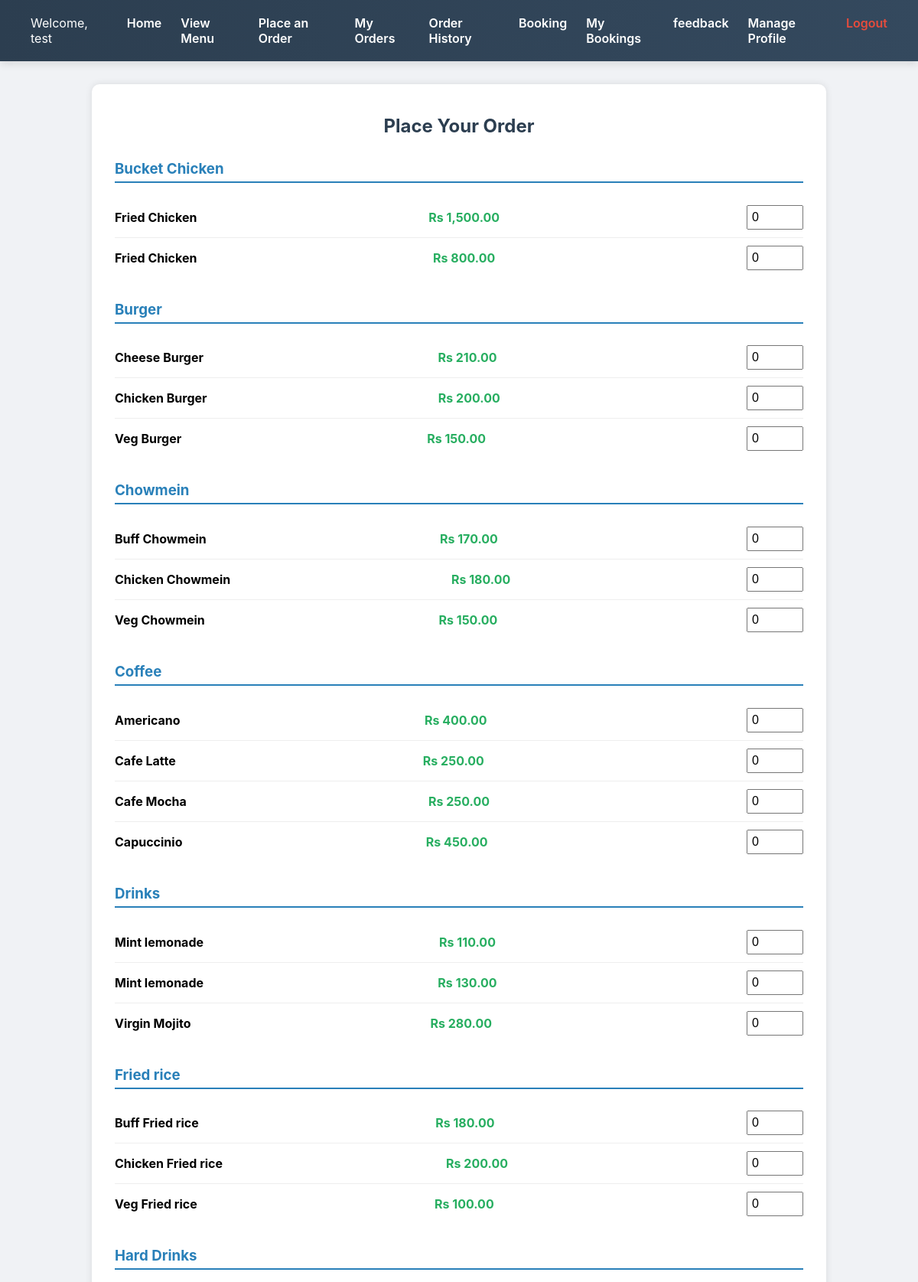
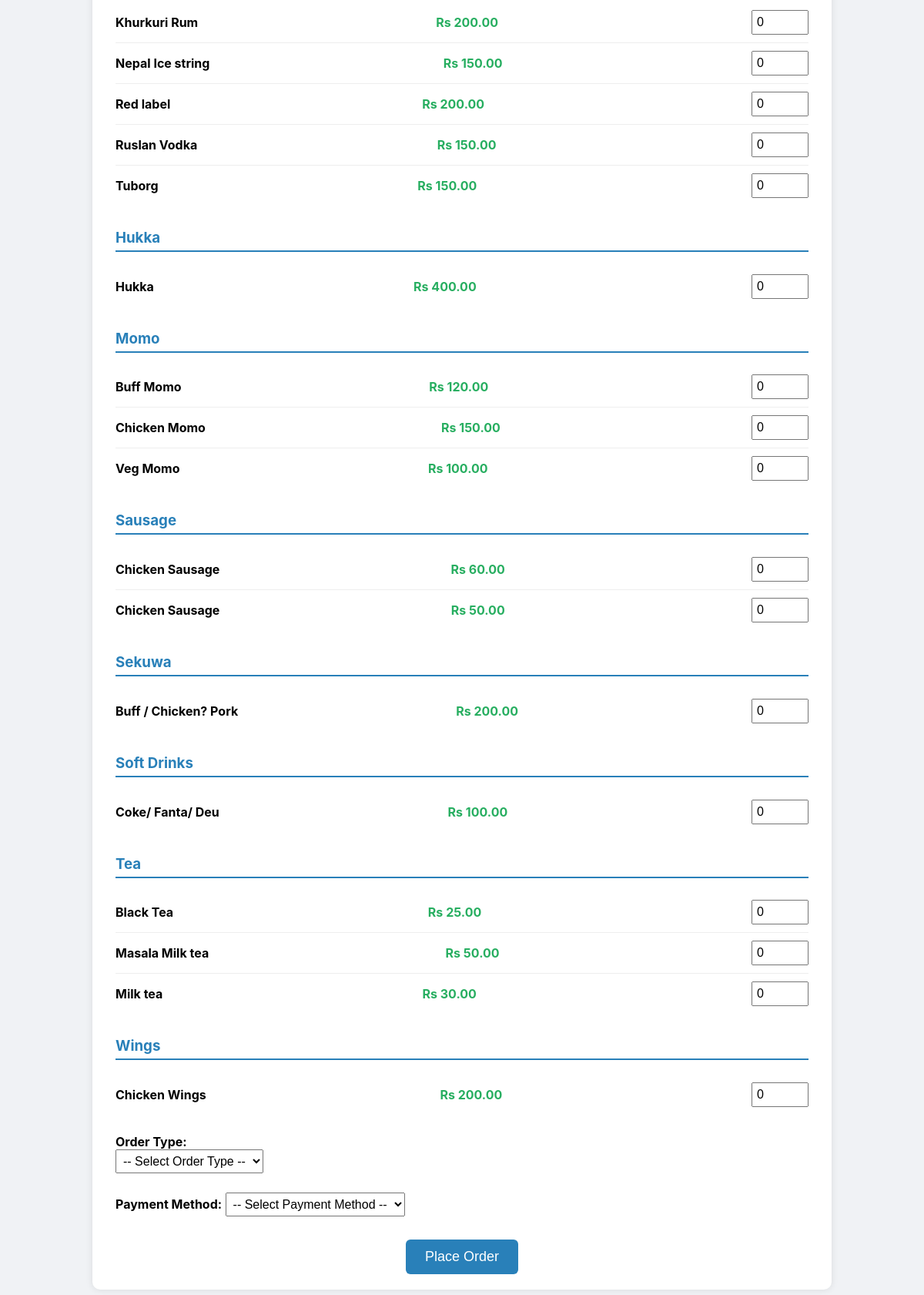
/order_menu.php (signed in), run on the app's committed database (2 pictures, top to bottom).
### tables this page shows
CREATE TABLE `menu` (
  `id` int(11) NOT NULL,
  `item_name` varchar(255) NOT NULL,
  `description` text DEFAULT NULL,
  `price` decimal(10,2) NOT NULL,
  `category` varchar(100) NOT NULL
);

### order_menu.php (the view, shortened to what this page needs)
<?php
include 'db_connect.php';
try {
    $stmt = $conn->prepare("SELECT id, item_name, price, category FROM menu ORDER BY category, item_name");
    $stmt->execute();
    $menuItems = $stmt->fetchAll(PDO::FETCH_ASSOC);
} catch (PDOException $e) {
    die("Database error: " . $e->getMessage());
}
$inputQuantities = $_POST['quantity'] ?? [];
?>
<!DOCTYPE html>
<html lang="en">
<head>
</head>
<body>
<div class="navbar">
    <div>Welcome, <?= htmlspecialchars($_SESSION['username']) ?></div>
    <div>
        <ul>
            <li><a href="user_dashboard.php">Home</a></li>
            <li><a href="menu.php">View Menu</a></li>
            <li><a href="order_menu.php">Place an Order</a></li>
            <li><a href="my_orders.php">My Orders</a></li>
            <li><a href="order_history.php">Order History</a></li>
            <li><a href="book_table.php">Booking</a></li>
            <li><a href="my_bookings.php">My Bookings</a></li>
                 <li><a href="feedback.php">feedback</a></li>
            <li><a href="profile.php">Manage Profile</a></li>
            <li><a class="logout" href="logout.php">Logout</a></li>
        </ul>
    </div>
</div>
<div class="container">
    <h2>Place Your Order</h2>
    <form method="POST" action="order_menu.php">
        <?php
        $currentCategory = '';
        foreach ($menuItems as $item) {
            if ($item['category'] !== $currentCategory) {
                if ($currentCategory !== '') {
                    echo "</div>";
                }
                $currentCategory = htmlspecialchars($item['category']);
                echo "<div class='menu-category'>";
                echo "<h3>$currentCategory</h3>";
            }
            ?>
            <div class="menu-item">
                <div class="item-name"><?= htmlspecialchars($item['item_name']) ?></div>
                <div class="item-price">Rs <?= number_format($item['price'], 2) ?></div>
                <input type="number" name="quantity[<?= $item['id'] ?>]" value="<?= isset($inputQuantities[$item['id']]) ? (int)$inputQuantities[$item['id']] : 0 ?>" min="0" />
            </div>
            <?php
        }
        if ($currentCategory !== '') {
            echo "</div>";
        }
        ?>
        <div class="order-type">
            <label for="order_type"><strong>Order Type:</strong></label><br />
            <select name="order_type" id="order_type" required onchange="toggleDeliveryAddress()">
                <option value="">-- Select Order Type --</option>
            </select>
        </div>
        <div class="payment-method">
            <label for="payment_method"><strong>Payment Method:</strong></label>
            <select name="payment_method" id="payment_method" required>
                <option value="">-- Select Payment Method --</option>
            </select>
        </div>
        <button type="submit" class="btn-submit">Place Order</button>
    </form>
</div>
</body>
</html>

### order_menu.php (style rules this page uses)
body { margin: 0; padding: 0; font-family: 'Inter', sans-serif; background-color: #f0f2f5; }
.navbar { background: linear-gradient(to right, #2c3e50, #34495e); padding: 20px 40px; display: flex; justify-content: space-between; align-items: center; color: white; box-shadow: 0 4px 10px rgba(0,0,0,0.1); }
.navbar ul { list-style: none; display: flex; margin: 0; padding: 0; }
.navbar li { margin-left: 25px; }
.navbar a { color: white; text-decoration: none; font-weight: 600; transition: 0.3s; }
.navbar .logout { color: #e74c3c; }
.container { max-width: 900px; margin: 30px auto; background: white; padding: 20px 30px; border-radius: 10px; box-shadow: 0 0 10px rgba(0,0,0,0.1); }
h2 { text-align: center; margin-bottom: 30px; color: #2c3e50; }
.menu-category { margin-top: 30px; }
.menu-category h3 { border-bottom: 2px solid #2980b9; padding-bottom: 5px; color: #2980b9; }
.menu-item { display: flex; justify-content: space-between; align-items: center; padding: 10px 0; border-bottom: 1px solid #eee; }
.menu-item:last-child { border-bottom: none; }
.item-name { font-weight: bold; }
.item-price { font-weight: bold; color: #27ae60; margin-right: 20px; }
input[type=number], select, textarea { padding: 5px; font-size: 16px; }
input[type=number] { width: 60px; }
.btn-submit { display: block; margin: 30px auto 0; background: #2980b9; color: white; border: none; padding: 12px 25px; border-radius: 6px; font-size: 18px; cursor: pointer; }
.payment-method, .order-type, .delivery-address { margin-top: 25px; }

### data on the page
menu: category "Bucket Chicken", item_name "Fried Chicken", price "1,500.00", id "0"
menu: item_name "Fried Chicken", price "800.00", id "0"
menu: category "Burger", item_name "Cheese Burger", price "210.00", id "0"
menu: item_name "Chicken Burger", price "200.00", id "0"
menu: item_name "Veg Burger", price "150.00", id "0"
menu: category "Chowmein", item_name "Buff Chowmein", price "170.00", id "0"
menu: item_name "Chicken Chowmein", price "180.00", id "0"
menu: item_name "Veg Chowmein", price "150.00", id "0"
menu: category "Coffee", item_name "Americano", price "400.00", id "0"
menu: item_name "Cafe Latte", price "250.00", id "0"
menu: item_name "Cafe Mocha", price "250.00", id "0"
menu: item_name "Capuccinio", price "450.00", id "0"
menu: category "Drinks", item_name "Mint lemonade", price "110.00", id "0"
menu: item_name "Mint lemonade", price "130.00", id "0"
menu: item_name "Virgin Mojito", price "280.00", id "0"
menu: category "Fried rice", item_name "Buff Fried rice", price "180.00", id "0"
menu: item_name "Chicken Fried rice", price "200.00", id "0"
menu: item_name "Veg Fried rice", price "100.00", id "0"
menu: category "Hard Drinks", item_name "Khurkuri Rum", price "200.00", id "0"
menu: item_name "Nepal Ice string", price "150.00", id "0"
menu: item_name "Red label", price "200.00", id "0"
menu: item_name "Ruslan Vodka", price "150.00", id "0"
menu: item_name "Tuborg", price "150.00", id "0"
menu: category "Hukka", item_name "Hukka", price "400.00", id "0"
menu: category "Momo", item_name "Buff Momo", price "120.00", id "0"
menu: item_name "Chicken Momo", price "150.00", id "0"
menu: item_name "Veg Momo", price "100.00", id "0"
menu: category "Sausage", item_name "Chicken Sausage", price "60.00", id "0"
menu: item_name "Chicken Sausage", price "50.00", id "0"
menu: category "Sekuwa", item_name "Buff / Chicken? Pork", price "200.00", id "0"
menu: category "Soft Drinks", item_name "Coke/ Fanta/ Deu", price "100.00", id "0"
menu: category "Tea", item_name "Black Tea", price "25.00", id "0"
menu: item_name "Masala Milk tea", price "50.00", id "0"
menu: item_name "Milk tea", price "30.00", id "0"
menu: category "Wings", item_name "Chicken Wings", price "200.00", id "0"

### other printed values
$_SESSION['username'] "test"
